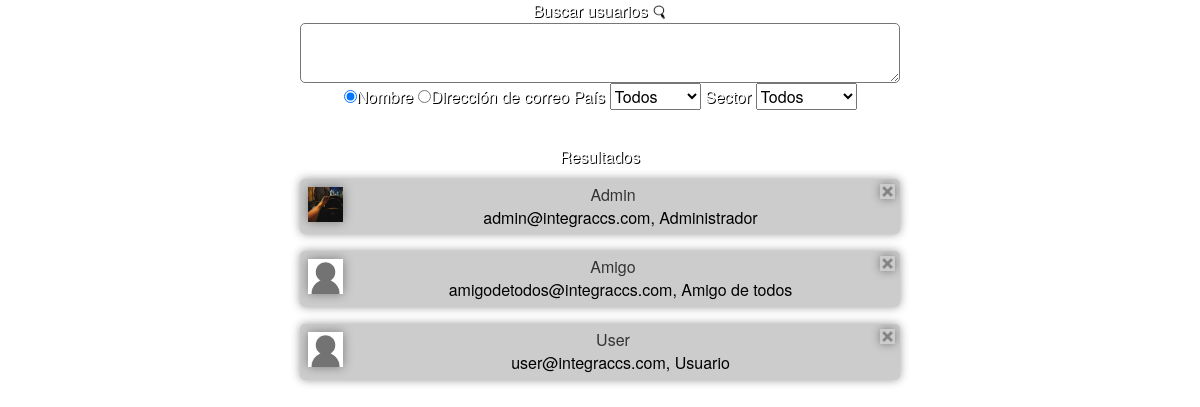
Screenshot of /users.php (signed in) with the database file from the repository.
### tables this page shows
CREATE TABLE IF NOT EXISTS `user` (
  `email` varchar(45) NOT NULL,
  `name` varchar(45) DEFAULT NULL,
  `position` varchar(45) DEFAULT NULL,
  `sector` varchar(45) DEFAULT NULL,
  `country` varchar(45) DEFAULT NULL,
  `phone` int(11) DEFAULT NULL,
  `job_place_x` double DEFAULT NULL,
  `job_place_y` double DEFAULT NULL,
  `admin` tinyint(1) DEFAULT NULL,
  `deleted` tinyint(1) DEFAULT NULL,
  `password` varchar(20) NOT NULL,
  `image` varchar(45) NOT NULL
);

### users.php (the view, shortened to what this page needs)
<!DOCTYPE html PUBLIC "-//W3C//DTD XHTML 1.0 Transitional//EN" "http://www.w3.org/TR/xhtml1/DTD/xhtml1-transitional.dtd">
<html xmlns="http://www.w3.org/1999/xhtml">
<head>
	<link href="css/elements-style.css" type="text/css" rel="stylesheet" media="screen">
	<link href="css/classes.css" type="text/css" rel="stylesheet" media="screen">
    <link href="css/bootstrap.css" type="text/css" rel="stylesheet" media="screen"/>
</head>
<body>
    	<center>
        <?php
$con=mysqli_connect("127.0.0.1","root","","social_network");
$sql="	SELECT *
		FROM user
		WHERE deleted=0";
if(isset($_POST["busqueda"])){
	$type = $_POST["busqueda"];
	$sector = $_POST["sector"];
	$country = $_POST["country"];
	$term = $_POST["userSearch"];
} else {
	$sector = "all";
	$country = "all";
	$type = "nombre";
	$term = "";
}
$term = trim($term);
	$sql = $sql . " ORDER BY name ASC";
	$result = mysqli_query($con, $sql);
?>
        	<div class="blanco" style="max-width:600px">
                <div> Buscar usuarios
                	<img class="smallImage" src="img/lupa.png" onclick="submitForm('searchUserForm')"/>
            	</div>
            </div>
            <form action="users.php" method="post" name="searchUserForm" id="searchUserForm">
                <textarea id="userSearch" name="userSearch"> <?php echo $term ?></textarea>
                <div class="blanco" style="max-width:600px">
                    <input type="radio" name="busqueda" value="nombre" <?= $type == 'nombre' ? ' checked="checked"' : '';?>>Nombre
                    <input type="radio" name="busqueda" value="mail" <?= $type == 'mail' ? ' checked="checked"' : '';?>>Dirección de correo
                    País
                    <select name="country" class="negro">
                      <option value="all" <?= $country == 'all' ? ' selected="selected"' : '';?>>Todos</option>
                    </select>
                    Sector
                    <select name="sector" class="negro">
                      <option value="all" <?= $sector == 'all' ? ' selected="selected"' : '';?>>Todos</option>
                    </select>
                </div>
            </form>
            <div class="blanco" style="margin-top:3%"> Resultados </div>
            <?php
				for($i=0;$i<mysqli_num_rows($result);$i++){
					$user = mysqli_fetch_array($result);
					$delete = "";
					if(isset($_SESSION['login_admin'])){
						$delete = '<img onclick="location.href=\'php/logica_deluser.php?email='. $user['email'] . '\';" class="sendImage" src="img/delete.png"></img >';
					}
					echo '<div class="element-box">'.$delete.'
									<img class="userImage" src="' . $user['image'] . '"></img >
									<a href="profile.php?email=' . $user['email'] . '">
										<div>' . $user['name'] . '</div>
									</a>
									<div class="profession"> ' . $user['email'] . ', ' . $user['position']. ' </div>
						 </div>';
				}
			?>
       </center>
</body>
</html>

### css/classes.css (style rules this page uses)
textarea { border-radius: 5px 5px 5px 5px; width:100%; max-width:600px; height:60px; display:block; }
.blanco { color:white; text-shadow:1px 1px black; }
.negro { color:black; }
.element-box { margin:10px 0px 17px 0px; position: relative; box-shadow: 0 0 10px rgba(0,0,0,0.4); overflow:hidden; background-color:#CCC; max-width:600px; padding:5px; border-radius: 5px 5px 5px 5px; }
.sendImage { height: 15px; width: 15px; float:right; box-shadow: 0 0 10px rgba(0,0,0,0.4); font-size:0.8em; }
.userImage { float:left; width:35px; height:35px; margin:3px; box-shadow: 0 0 10px rgba(0,0,0,0.4); }
.smallImage { height: 15px; width: 15px; }

### rows the page displays
user: image (picture), name "Admin", email "admin@integraccs.com", position "Administrador"
user: image (placeholder picture), name "Amigo", email "amigodetodos@integraccs.com", position "Amigo de todos"
user: image (placeholder picture), name "User", email "user@integraccs.com", position "Usuario"
